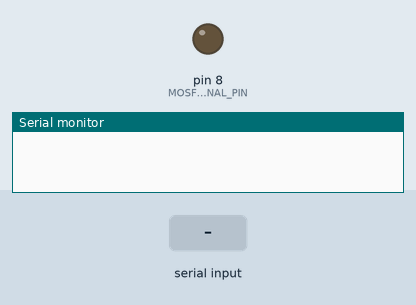
The sketch below on a simulated Arduino Uno, built with avr-gcc and run on an emulated ATmega328P. On the bench: output pins drawn as LEDs (lit = HIGH), the last lines printed to the serial monitor. Inputs (shaded band) come from the test bench.

Above: at 1.2 s.
1.3 s: "1" received over Serial
At 2.4 s:
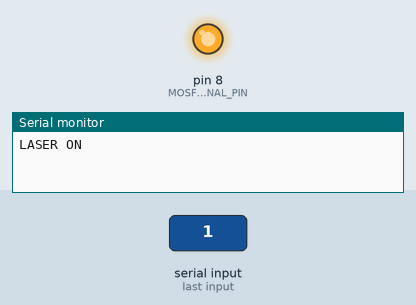
2.8 s: "0" received over Serial
At 3.5 s:
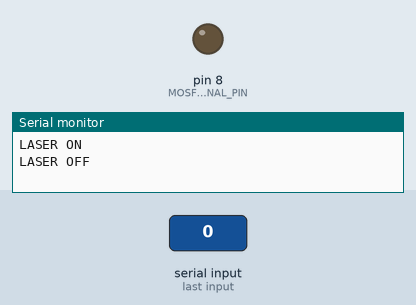
Timing chart, 0 to 5.8 s (numbered marks = the images above; inputs shaded):
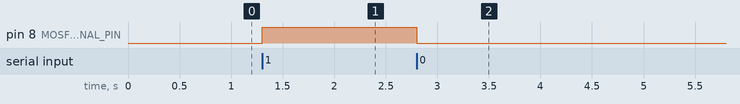

Measured:
- after the input at 1.3 s, pin 8 (MOSFET_SIGNAL_PIN): LOW → HIGH at once
- after the input at 2.8 s, pin 8 (MOSFET_SIGNAL_PIN): HIGH → LOW at once

The sketch:

laser_test.ino
```cpp
// Laser/MOSFET switch test: verifies the Arduino can trigger the MOSFET
// driver module to turn the laser on and off, over serial commands.
// Commands (same protocol as arduino/serial_test):
//   '1' -> laser ON
//   '0' -> laser OFF
//
// Safety: keep activations brief, aim the laser down at the tabletop,
// never at eyes, people, or reflective/mirrored surfaces.

const int MOSFET_SIGNAL_PIN = 8;

void setup() {
  pinMode(MOSFET_SIGNAL_PIN, OUTPUT);
  digitalWrite(MOSFET_SIGNAL_PIN, LOW);
  Serial.begin(9600);
}

void loop() {
  if (Serial.available() > 0) {
    char command = Serial.read();

    if (command == '1') {
      digitalWrite(MOSFET_SIGNAL_PIN, HIGH);
      Serial.println("LASER ON");
    } else if (command == '0') {
      digitalWrite(MOSFET_SIGNAL_PIN, LOW);
      Serial.println("LASER OFF");
    }
  }
}
```
